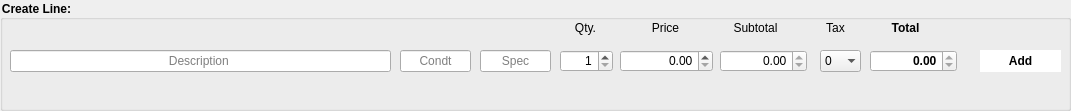
  <widget class="QGroupBox" name="groupBox">
   <property name="geometry">
    <rect>
     <x>50</x>
     <y>260</y>
     <width>1071</width>
     <height>111</height>
    </rect>
   </property>
   <property name="styleSheet">
    <string notr="true">font-weight:bold; </string>
   </property>
   <property name="title">
    <string>Create Line:</string>
   </property>
   <property name="flat">
    <bool>false</bool>
   </property>
   <property name="checkable">
    <bool>false</bool>
   </property>
   <widget class="QLineEdit" name="description_line_edit">
    <property name="geometry">
     <rect>
      <x>10</x>
      <y>50</y>
      <width>381</width>
      <height>22</height>
     </rect>
    </property>
    <property name="minimumSize">
     <size>
      <width>381</width>
      <height>22</height>
     </size>
    </property>
    <property name="maximumSize">
     <size>
      <width>381</width>
      <height>22</height>
     </size>
    </property>
    <property name="styleSheet">
     <string notr="true">font-weight:normal; </string>
    </property>
    <property name="text">
     <string/>
    </property>
    <property name="alignment">
     <set>Qt::AlignCenter</set>
    </property>
    <property name="placeholderText">
     <string>Description </string>
    </property>
   </widget>
   <widget class="QLineEdit" name="condition_line_edit">
    <property name="geometry">
     <rect>
      <x>400</x>
      <y>50</y>
      <width>71</width>
      <height>22</height>
     </rect>
    </property>
    <property name="minimumSize">
     <size>
      <width>71</width>
      <height>22</height>
     </size>
    </property>
    <property name="maximumSize">
     <size>
      <width>71</width>
      <height>22</height>
     </size>
    </property>
    <property name="styleSheet">
     <string notr="true">font-weight:normal; </string>
    </property>
    <property name="text">
     <string/>
    </property>
    <property name="alignment">
     <set>Qt::AlignCenter</set>
    </property>
    <property name="placeholderText">
     <string>Condt</string>
    </property>
   </widget>
   <widget class="QLineEdit" name="spec_line_edit">
    <property name="geometry">
     <rect>
      <x>480</x>
      <y>50</y>
      <width>71</width>
      <height>22</height>
     </rect>
    </property>
    <property name="minimumSize">
     <size>
      <width>71</width>
      <height>22</height>
     </size>
    </property>
    <property name="maximumSize">
     <size>
      <width>71</width>
      <height>22</height>
     </size>
    </property>
    <property name="styleSheet">
     <string notr="true">font-weight:normal; </string>
    </property>
    <property name="text">
     <string/>
    </property>
    <property name="alignment">
     <set>Qt::AlignCenter</set>
    </property>
    <property name="placeholderText">
     <string>Spec</string>
    </property>
   </widget>
   <widget class="QSpinBox" name="quantity_spinbox">
    <property name="geometry">
     <rect>
      <x>560</x>
      <y>50</y>
      <width>53</width>
      <height>22</height>
     </rect>
    </property>
    <property name="minimumSize">
     <size>
      <width>53</width>
      <height>22</height>
     </size>
    </property>
    <property name="maximumSize">
     <size>
      <width>53</width>
      <height>22</height>
     </size>
    </property>
    <property name="styleSheet">
     <string notr="true">font-weight:normal; </string>
    </property>
    <property name="alignment">
     <set>Qt::AlignRight|Qt::AlignTrailing|Qt::AlignVCenter</set>
    </property>
    <property name="minimum">
     <number>1</number>
    </property>
    <property name="maximum">
     <number>99999</number>
    </property>
   </widget>
   <widget class="QLabel" name="label_21">
    <property name="geometry">
     <rect>
      <x>560</x>
      <y>20</y>
      <width>51</width>
      <height>16</height>
     </rect>
    </property>
    <property name="styleSheet">
     <string notr="true">font-weight:normal; </string>
    </property>
    <property name="text">
     <string>Qty.</string>
    </property>
    <property name="alignment">
     <set>Qt::AlignCenter</set>
    </property>
   </widget>
   <widget class="QDoubleSpinBox" name="price_spinbox">
    <property name="geometry">
     <rect>
      <x>620</x>
      <y>50</y>
      <width>93</width>
      <height>22</height>
     </rect>
    </property>
    <property name="minimumSize">
     <size>
      <width>93</width>
      <height>22</height>
     </size>
    </property>
    <property name="maximumSize">
     <size>
      <width>93</width>
      <height>22</height>
     </size>
    </property>
    <property name="styleSheet">
     <string notr="true">font-weight:normal; </string>
    </property>
    <property name="alignment">
     <set>Qt::AlignRight|Qt::AlignTrailing|Qt::AlignVCenter</set>
    </property>
    <property name="decimals">
     <number>2</number>
    </property>
    <property name="maximum">
     <double>999999999.990000009536743</double>
    </property>
   </widget>
   <widget class="QLabel" name="label_22">
    <property name="geometry">
     <rect>
      <x>650</x>
      <y>20</y>
      <width>31</width>
      <height>16</height>
     </rect>
    </property>
    <property name="styleSheet">
     <string notr="true">font-weight:normal; </string>
    </property>
    <property name="text">
     <string>Price</string>
    </property>
    <property name="alignment">
     <set>Qt::AlignCenter</set>
    </property>
   </widget>
   <widget class="QDoubleSpinBox" name="subtotal_spinbox">
    <property name="geometry">
     <rect>
      <x>720</x>
      <y>50</y>
      <width>87</width>
      <height>22</height>
     </rect>
    </property>
    <property name="minimumSize">
     <size>
      <width>87</width>
      <height>22</height>
     </size>
    </property>
    <property name="maximumSize">
     <size>
      <width>87</width>
      <height>22</height>
     </size>
    </property>
    <property name="styleSheet">
     <string notr="true">font-weight:normal; </string>
    </property>
    <property name="alignment">
     <set>Qt::AlignRight|Qt::AlignTrailing|Qt::AlignVCenter</set>
    </property>
    <property name="readOnly">
     <bool>true</bool>
    </property>
    <property name="maximum">
     <double>99999999.989999994635582</double>
    </property>
   </widget>
   <widget class="QLabel" name="label_23">
    <property name="geometry">
     <rect>
      <x>730</x>
      <y>20</y>
      <width>51</width>
      <height>16</height>
     </rect>
    </property>
    <property name="styleSheet">
     <string notr="true">font-weight:normal; </string>
    </property>
    <property name="text">
     <string>Subtotal</string>
    </property>
    <property name="alignment">
     <set>Qt::AlignCenter</set>
    </property>
   </widget>
   <widget class="QLabel" name="label_24">
    <property name="geometry">
     <rect>
      <x>820</x>
      <y>20</y>
      <width>31</width>
      <height>16</height>
     </rect>
    </property>
    <property name="styleSheet">
     <string notr="true">font-weight:normal; </string>
    </property>
    <property name="text">
     <string>Tax</string>
    </property>
    <property name="alignment">
     <set>Qt::AlignCenter</set>
    </property>
   </widget>
   <widget class="QComboBox" name="tax_combobox">
    <property name="geometry">
     <rect>
      <x>820</x>
      <y>50</y>
      <width>41</width>
      <height>22</height>
     </rect>
    </property>
    <property name="layoutDirection">
     <enum>Qt::LeftToRight</enum>
    </property>
    <property name="styleSheet">
     <string notr="true">font-weight:normal; </string>
    </property>
    <property name="currentText">
     <string>0</string>
    </property>
    <property name="frame">
     <bool>false</bool>
    </property>
    <item>
     <property name="text">
      <string>0</string>
     </property>
    </item>
    <item>
     <property name="text">
      <string>4</string>
     </property>
    </item>
    <item>
     <property name="text">
      <string>10</string>
     </property>
    </item>
    <item>
     <property name="text">
      <string>21</string>
     </property>
    </item>
   </widget>
   <widget class="QLabel" name="label_25">
    <property name="geometry">
     <rect>
      <x>880</x>
      <y>20</y>
      <width>51</width>
      <height>16</height>
     </rect>
    </property>
    <property name="text">
     <string>Total</string>
    </property>
    <property name="alignment">
     <set>Qt::AlignCenter</set>
    </property>
   </widget>
   <widget class="QDoubleSpinBox" name="total_spinbox">
    <property name="geometry">
     <rect>
      <x>870</x>
      <y>50</y>
      <width>87</width>
      <height>22</height>
     </rect>
    </property>
    <property name="minimumSize">
     <size>
      <width>87</width>
      <height>22</height>
     </size>
    </property>
    <property name="maximumSize">
     <size>
      <width>87</width>
      <height>22</height>
     </size>
    </property>
    <property name="alignment">
     <set>Qt::AlignRight|Qt::AlignTrailing|Qt::AlignVCenter</set>
    </property>
    <property name="readOnly">
     <bool>true</bool>
    </property>
    <property name="maximum">
     <double>99999999.989999994635582</double>
    </property>
   </widget>
   <widget class="QToolButton" name="addButton">
    <property name="geometry">
     <rect>
      <x>980</x>
      <y>50</y>
      <width>81</width>
      <height>22</height>
     </rect>
    </property>
    <property name="minimumSize">
     <size>
      <width>81</width>
      <height>22</height>
     </size>
    </property>
    <property name="maximumSize">
     <size>
      <width>81</width>
      <height>22</height>
     </size>
    </property>
    <property name="styleSheet">
     <string notr="true">background: white;</string>
    </property>
    <property name="text">
     <string>Add</string>
    </property>
    <property name="icon">
     <iconset resource="../app/icons.qrc">
      <normaloff>:/new</normaloff>:/new</iconset>
    </property>
    <property name="toolButtonStyle">
     <enum>Qt::ToolButtonTextBesideIcon</enum>
    </property>
    <property name="autoRaise">
     <bool>true</bool>
    </property>
   </widget>
  </widget>
